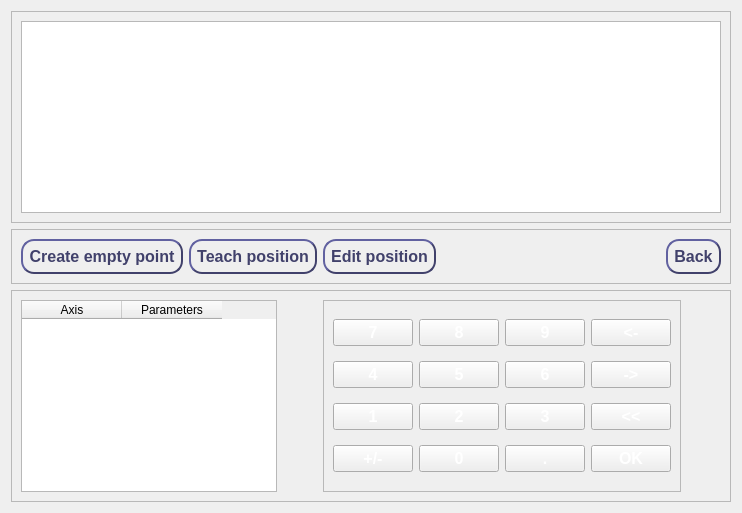
                <widget class="QWidget" name="data_cartesian_positions">
                 <layout class="QVBoxLayout" name="verticalLayout_10">
                  <item>
                   <widget class="QFrame" name="points_list_frame_4">
                    <property name="frameShape">
                     <enum>QFrame::StyledPanel</enum>
                    </property>
                    <property name="frameShadow">
                     <enum>QFrame::Raised</enum>
                    </property>
                    <layout class="QHBoxLayout" name="horizontalLayout_29">
                     <item>
                      <widget class="QListWidget" name="data_cartesian_list"/>
                     </item>
                    </layout>
                   </widget>
                  </item>
                  <item>
                   <widget class="QFrame" name="data_cartesian_actions_frame">
                    <property name="frameShape">
                     <enum>QFrame::StyledPanel</enum>
                    </property>
                    <property name="frameShadow">
                     <enum>QFrame::Raised</enum>
                    </property>
                    <layout class="QHBoxLayout" name="horizontalLayout_28">
                     <item>
                      <widget class="QPushButton" name="btn_cartesian_action_empty">
                       <property name="font">
                        <font>
                         <pointsize>12</pointsize>
                         <weight>75</weight>
                         <bold>true</bold>
                        </font>
                       </property>
                       <property name="styleSheet">
                        <string notr="true">QPushButton {
    border-style: outset;
    border-width: 2px;
    border-radius:13px;
	border-color: #41416b;
    min-width: 2em;
    padding: 6px;
	color: #41416b;
}

QPushButton:pressed {
	background-color:#40ff66;
 	border-width: 4px;
	border-color:#1c1c1c;
	color: white;
}
</string>
                       </property>
                       <property name="text">
                        <string>Create empty point</string>
                       </property>
                      </widget>
                     </item>
                     <item>
                      <widget class="QPushButton" name="btn_cartesian_action_teach">
                       <property name="font">
                        <font>
                         <pointsize>12</pointsize>
                         <weight>75</weight>
                         <bold>true</bold>
                        </font>
                       </property>
                       <property name="styleSheet">
                        <string notr="true">QPushButton {
    border-style: outset;
    border-width: 2px;
    border-radius:13px;
	border-color: #41416b;
    min-width: 2em;
    padding: 6px;
	color: #41416b;
}

QPushButton:pressed {
	background-color:#40ff66;
 	border-width: 4px;
	border-color:#1c1c1c;
	color: white;
}
</string>
                       </property>
                       <property name="text">
                        <string>Teach position</string>
                       </property>
                      </widget>
                     </item>
                     <item>
                      <widget class="QPushButton" name="btn_cartesian_action_edit">
                       <property name="font">
                        <font>
                         <pointsize>12</pointsize>
                         <weight>75</weight>
                         <bold>true</bold>
                        </font>
                       </property>
                       <property name="styleSheet">
                        <string notr="true">QPushButton {
    border-style: outset;
    border-width: 2px;
    border-radius:13px;
	border-color: #41416b;
    min-width: 2em;
    padding: 6px;
	color: #41416b;
}

QPushButton:pressed {
	background-color:#40ff66;
 	border-width: 4px;
	border-color:#1c1c1c;
	color: white;
}
</string>
                       </property>
                       <property name="text">
                        <string>Edit position</string>
                       </property>
                      </widget>
                     </item>
                     <item>
                      <spacer name="horizontalSpacer_17">
                       <property name="orientation">
                        <enum>Qt::Horizontal</enum>
                       </property>
                       <property name="sizeHint" stdset="0">
                        <size>
                         <width>40</width>
                         <height>20</height>
                        </size>
                       </property>
                      </spacer>
                     </item>
                     <item>
                      <widget class="QPushButton" name="btn_data_cartesian_back">
                       <property name="font">
                        <font>
                         <pointsize>12</pointsize>
                         <weight>75</weight>
                         <bold>true</bold>
                        </font>
                       </property>
                       <property name="accessibleName">
                        <string>0</string>
                       </property>
                       <property name="styleSheet">
                        <string notr="true">QPushButton {
    border-style: outset;
    border-width: 2px;
    border-radius:13px;
	border-color: #41416b;
    min-width: 2em;
    padding: 6px;
	color: #41416b;
}

QPushButton:pressed {
	background-color:#40ff66;
 	border-width: 4px;
	border-color:#1c1c1c;
	color: white;
}
</string>
                       </property>
                       <property name="text">
                        <string>Back</string>
                       </property>
                      </widget>
                     </item>
                    </layout>
                   </widget>
                  </item>
                  <item>
                   <widget class="QFrame" name="data_cartesian_edit_frame">
                    <property name="frameShape">
                     <enum>QFrame::StyledPanel</enum>
                    </property>
                    <property name="frameShadow">
                     <enum>QFrame::Raised</enum>
                    </property>
                    <layout class="QHBoxLayout" name="horizontalLayout_26">
                     <item>
                      <widget class="QTableWidget" name="data_cartesian_points">
                       <property name="font">
                        <font>
                         <pointsize>9</pointsize>
                         <weight>50</weight>
                         <bold>false</bold>
                        </font>
                       </property>
                       <property name="editTriggers">
                        <set>QAbstractItemView::DoubleClicked</set>
                       </property>
                       <column>
                        <property name="text">
                         <string>Axis</string>
                        </property>
                       </column>
                       <column>
                        <property name="text">
                         <string>Parameters</string>
                        </property>
                       </column>
                      </widget>
                     </item>
                     <item>
                      <spacer name="horizontalSpacer_14">
                       <property name="orientation">
                        <enum>Qt::Horizontal</enum>
                       </property>
                       <property name="sizeHint" stdset="0">
                        <size>
                         <width>40</width>
                         <height>20</height>
                        </size>
                       </property>
                      </spacer>
                     </item>
                     <item>
                      <widget class="QFrame" name="data_joint_controls_frame_4">
                       <property name="frameShape">
                        <enum>QFrame::StyledPanel</enum>
                       </property>
                       <property name="frameShadow">
                        <enum>QFrame::Raised</enum>
                       </property>
                       <layout class="QGridLayout" name="gridLayout_14">
                        <item row="3" column="2">
                         <widget class="QPushButton" name="data_btn_cartesian_dot">
                          <property name="font">
                           <font>
                            <pointsize>12</pointsize>
                            <weight>75</weight>
                            <bold>true</bold>
                           </font>
                          </property>
                          <property name="styleSheet">
                           <string notr="true">color: white;</string>
                          </property>
                          <property name="text">
                           <string>.</string>
                          </property>
                         </widget>
                        </item>
                        <item row="0" column="1">
                         <widget class="QPushButton" name="data_btn_cartesian_num8">
                          <property name="font">
                           <font>
                            <pointsize>12</pointsize>
                            <weight>75</weight>
                            <bold>true</bold>
                           </font>
                          </property>
                          <property name="styleSheet">
                           <string notr="true">color: white;</string>
                          </property>
                          <property name="text">
                           <string>8</string>
                          </property>
                         </widget>
                        </item>
                        <item row="2" column="3">
                         <widget class="QPushButton" name="data_btn_cartesian_backspace">
                          <property name="font">
                           <font>
                            <pointsize>12</pointsize>
                            <weight>75</weight>
                            <bold>true</bold>
                           </font>
                          </property>
                          <property name="styleSheet">
                           <string notr="true">color: white;</string>
                          </property>
                          <property name="text">
                           <string>&lt;&lt;</string>
                          </property>
                         </widget>
                        </item>
                        <item row="0" column="2">
                         <widget class="QPushButton" name="data_btn_cartesian_num9">
                          <property name="font">
                           <font>
                            <pointsize>12</pointsize>
                            <weight>75</weight>
                            <bold>true</bold>
                           </font>
                          </property>
                          <property name="styleSheet">
                           <string notr="true">color: white;</string>
                          </property>
                          <property name="text">
                           <string>9</string>
                          </property>
                         </widget>
                        </item>
                        <item row="3" column="0">
                         <widget class="QPushButton" name="data_btn_cartesian_plus_minus">
                          <property name="font">
                           <font>
                            <pointsize>12</pointsize>
                            <weight>75</weight>
                            <bold>true</bold>
                           </font>
                          </property>
                          <property name="styleSheet">
                           <string notr="true">color: white;</string>
                          </property>
                          <property name="text">
                           <string>+/-</string>
                          </property>
                         </widget>
                        </item>
                        <item row="0" column="3">
                         <widget class="QPushButton" name="data_btn_cartesian_cursor_left">
                          <property name="font">
                           <font>
                            <pointsize>12</pointsize>
                            <weight>75</weight>
                            <bold>true</bold>
                           </font>
                          </property>
                          <property name="styleSheet">
                           <string notr="true">color: white;</string>
                          </property>
                          <property name="text">
                           <string>&lt;-</string>
                          </property>
                         </widget>
                        </item>
                        <item row="2" column="2">
                         <widget class="QPushButton" name="data_btn_cartesian_num3">
                          <property name="font">
                           <font>
                            <pointsize>12</pointsize>
                            <weight>75</weight>
                            <bold>true</bold>
                           </font>
                          </property>
                          <property name="styleSheet">
                           <string notr="true">color: white;</string>
                          </property>
                          <property name="text">
                           <string>3</string>
                          </property>
                         </widget>
                        </item>
                        <item row="3" column="1">
                         <widget class="QPushButton" name="data_btn_cartesian_num0">
                          <property name="font">
                           <font>
                            <pointsize>12</pointsize>
                            <weight>75</weight>
                            <bold>true</bold>
                           </font>
                          </property>
                          <property name="styleSheet">
                           <string notr="true">color: white;</string>
                          </property>
                          <property name="text">
                           <string>0</string>
                          </property>
                         </widget>
                        </item>
                        <item row="2" column="1">
                         <widget class="QPushButton" name="data_btn_cartesian_num2">
                          <property name="font">
                           <font>
                            <pointsize>12</pointsize>
                            <weight>75</weight>
                            <bold>true</bold>
                           </font>
                          </property>
                          <property name="styleSheet">
                           <string notr="true">color: white;</string>
                          </property>
                          <property name="text">
                           <string>2</string>
                          </property>
                         </widget>
                        </item>
                        <item row="3" column="3">
                         <widget class="QPushButton" name="data_btn_cartesian_ok">
                          <property name="font">
                           <font>
                            <pointsize>12</pointsize>
                            <weight>75</weight>
                            <bold>true</bold>
                           </font>
                          </property>
                          <property name="styleSheet">
                           <string notr="true">color: white;</string>
                          </property>
                          <property name="text">
                           <string>OK</string>
                          </property>
                         </widget>
                        </item>
                        <item row="1" column="3">
                         <widget class="QPushButton" name="data_btn_cartesian_cursor_rigth">
                          <property name="font">
                           <font>
                            <pointsize>12</pointsize>
                            <weight>75</weight>
                            <bold>true</bold>
                           </font>
                          </property>
                          <property name="styleSheet">
                           <string notr="true">color: white;</string>
                          </property>
                          <property name="text">
                           <string>-&gt;</string>
                          </property>
                         </widget>
                        </item>
                        <item row="2" column="0">
                         <widget class="QPushButton" name="data_btn_cartesian_num1">
                          <property name="font">
                           <font>
                            <pointsize>12</pointsize>
                            <weight>75</weight>
                            <bold>true</bold>
                           </font>
                          </property>
                          <property name="styleSheet">
                           <string notr="true">color: white;</string>
                          </property>
                          <property name="text">
                           <string>1</string>
                          </property>
                         </widget>
                        </item>
                        <item row="1" column="2">
                         <widget class="QPushButton" name="data_btn_cartesian_num6">
                          <property name="font">
                           <font>
                            <pointsize>12</pointsize>
                            <weight>75</weight>
                            <bold>true</bold>
                           </font>
                          </property>
                          <property name="styleSheet">
                           <string notr="true">color: white;</string>
                          </property>
                          <property name="text">
                           <string>6</string>
                          </property>
                         </widget>
                        </item>
                        <item row="0" column="0">
                         <widget class="QPushButton" name="data_btn_cartesian_num7">
                          <property name="font">
                           <font>
                            <pointsize>12</pointsize>
                            <weight>75</weight>
                            <bold>true</bold>
                           </font>
                          </property>
                          <property name="styleSheet">
                           <string notr="true">color: white;
</string>
                          </property>
                          <property name="text">
                           <string>7</string>
                          </property>
                         </widget>
                        </item>
                        <item row="1" column="1">
                         <widget class="QPushButton" name="data_btn_cartesian_num5">
                          <property name="font">
                           <font>
                            <pointsize>12</pointsize>
                            <weight>75</weight>
                            <bold>true</bold>
                           </font>
                          </property>
                          <property name="styleSheet">
                           <string notr="true">color: white;</string>
                          </property>
                          <property name="text">
                           <string>5</string>
                          </property>
                         </widget>
                        </item>
                        <item row="1" column="0">
                         <widget class="QPushButton" name="data_btn_cartesian_num4">
                          <property name="font">
                           <font>
                            <pointsize>12</pointsize>
                            <weight>75</weight>
                            <bold>true</bold>
                           </font>
                          </property>
                          <property name="styleSheet">
                           <string notr="true">color: white;</string>
                          </property>
                          <property name="text">
                           <string>4</string>
                          </property>
                         </widget>
                        </item>
                       </layout>
                      </widget>
                     </item>
                     <item>
                      <spacer name="horizontalSpacer_15">
                       <property name="orientation">
                        <enum>Qt::Horizontal</enum>
                       </property>
                       <property name="sizeHint" stdset="0">
                        <size>
                         <width>40</width>
                         <height>20</height>
                        </size>
                       </property>
                      </spacer>
                     </item>
                    </layout>
                   </widget>
                  </item>
                 </layout>
                </widget>
